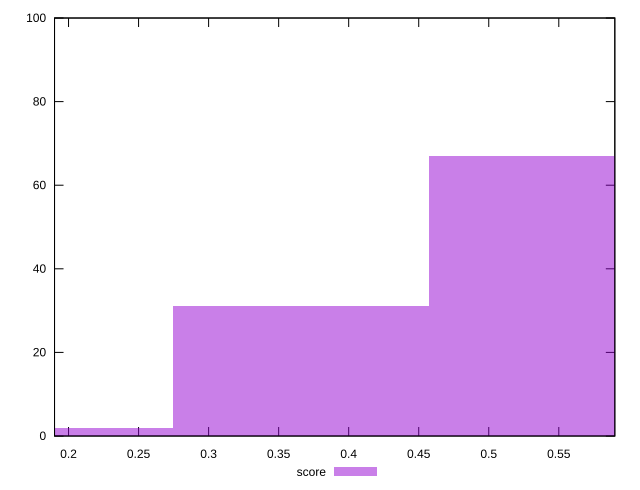

Recreate this plot in gnuplot.
reset

$score <<EOF
0.3657675148664847 31
0.548651272299727 67
0.18288375743324234 2
EOF

set key outside below
set boxwidth 0.18288375743324234
set xrange [0.19:0.59]
set yrange [0:100]
set trange [0:100]
set style fill transparent solid 0.5 noborder
set terminal svg size 640, 490 enhanced background rgb 'white'
set output "report_00015_2021-02-09T16-11-33.973Z/interactive/samples/pages+cached+noadtech/score/histogram.svg"

plot $score title "score" with boxes

reset
